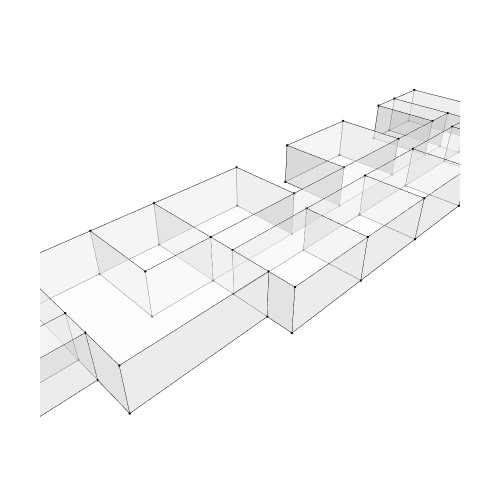

The cell this chart's notebook holds for it:
### Markdown cell above
## 5. Show the geometry

### Code cell
Topology.Show(cc,
              backgroundColor="white",
              width=500,
              height=500,
              renderer=renderer)

### Figure 1 — Plotly figure (JSON) as saved in the notebook; plotly's stock layout.template omitted (floating-point values rounded to 4 significant figures; data arrays with more than 128 entries replaced by an {"elided": "..."} marker saying what was removed)
{"data": [{"customdata": ["", "", "", "", "", "", "", "", "", "", "", "", "", "", "", "", "", "", "", "", "", "", "", "", "", "", "", "", "", "", "", "", "", "", "", "", "", "", "", "", "", "", "", "", "", "", "", "", "", "", "", "", "", "", "", "", "", "", "", "", "", "", "", "", "", "", "", "", "", "", "", "", "", "", "", "", "", "", "", "", "", "", "", "", "", "", "", "", "", ""], "hoverinfo": "text", "hovertemplate": ["Click ", "Click ", "Click ", "Click ", "Click ", "Click ", "Click ", "Click ", "Click ", "Click ", "Click ", "Click ", "Click ", "Click ", "Click ", "Click ", "Click ", "Click ", "Click ", "Click ", "Click ", "Click ", "Click ", "Click ", "Click ", "Click ", "Click ", "Click ", "Click ", "Click ", "Click ", "Click ", "Click ", "Click ", "Click ", "Click ", "Click ", "Click ", "Click ", "Click ", "Click ", "Click ", "Click ", "Click ", "Click ", "Click ", "Click ", "Click ", "Click ", "Click ", "Click ", "Click ", "Click ", "Click ", "Click ", "Click ", "Click ", "Click ", "Click ", "Click ", "Click ", "Click ", "Click ", "Click ", "Click ", "Click ", "Click ", "Click ", "Click ", "Click ", "Click ", "Click ", "Click ", "Click ", "Click ", "Click ", "Click ", "Click ", "Click ", "Click ", "Click ", "Click ", "Click ", "Click ", "Click ", "Click ", "Click ", "Click ", "Click ", "Click "], "hovertext": ["", "", "", "", "", "", "", "", "", "", "", "", "", "", "", "", "", "", "", "", "", "", "", "", "", "", "", "", "", "", "", "", "", "", "", "", "", "", "", "", "", "", "", "", "", "", "", "", "", "", "", "", "", "", "", "", "", "", "", "", "", "", "", "", "", "", "", "", "", "", "", "", "", "", "", "", "", "", "", "", "", "", "", "", "", "", "", "", "", ""], "legendgroup": "1", "legendrank": 1, "marker": {"color": ["#000000", "#000000", "#000000", "#000000", "#000000", "#000000", "#000000", "#000000", "#000000", "#000000", "#000000", "#000000", "#000000", "#000000", "#000000", "#000000", "#000000", "#000000", "#000000", "#000000", "#000000", "#000000", "#000000", "#000000", "#000000", "#000000", "#000000", "#000000", "#000000", "#000000", "#000000", "#000000", "#000000", "#000000", "#000000", "#000000", "#000000", "#000000", "#000000", "#000000", "#000000", "#000000", "#000000", "#000000", "#000000", "#000000", "#000000", "#000000", "#000000", "#000000", "#000000", "#000000", "#000000", "#000000", "#000000", "#000000", "#000000", "#000000", "#000000", "#000000", "#000000", "#000000", "#000000", "#000000", "#000000", "#000000", "#000000", "#000000", "#000000", "#000000", "#000000", "#000000", "#000000", "#000000", "#000000", "#000000", "#000000", "#000000", "#000000", "#000000", "#000000", "#000000", "#000000", "#000000", "#000000", "#000000", "#000000", "#000000", "#000000", "#000000"], "line": {"width": 0}, "opacity": 1, "size": [2.8, 2.8, 2.8, 2.8, 2.8, 2.8, 2.8, 2.8, 2.8, 2.8, 2.8, 2.8, 2.8, 2.8, 2.8, 2.8, 2.8, 2.8, 2.8, 2.8, 2.8, 2.8, 2.8, 2.8, 2.8, 2.8, 2.8, 2.8, 2.8, 2.8, 2.8, 2.8, 2.8, 2.8, 2.8, 2.8, 2.8, 2.8, 2.8, 2.8, 2.8, 2.8, 2.8, 2.8, 2.8, 2.8, 2.8, 2.8, 2.8, 2.8, 2.8, 2.8, 2.8, 2.8, 2.8, 2.8, 2.8, 2.8, 2.8, 2.8, 2.8, 2.8, 2.8, 2.8, 2.8, 2.8, 2.8, 2.8, 2.8, 2.8, 2.8, 2.8, 2.8, 2.8, 2.8, 2.8, 2.8, 2.8, 2.8, 2.8, 2.8, 2.8, 2.8, 2.8, 2.8, 2.8, 2.8, 2.8, 2.8, 2.8], "sizemode": "diameter", "symbol": "circle"}, "mode": "markers", "name": "1: Untitled (Vertices)", "showlegend": false, "text": ["", "", "", "", "", "", "", "", "", "", "", "", "", "", "", "", "", "", "", "", "", "", "", "", "", "", "", "", "", "", "", "", "", "", "", "", "", "", "", "", "", "", "", "", "", "", "", "", "", "", "", "", "", "", "", "", "", "", "", "", "", "", "", "", "", "", "", "", "", "", "", "", "", "", "", "", "", "", "", "", "", "", "", "", "", "", "", "", "", ""], "type": "scatter3d", "x": [30, 20, 30, 30, 25, 25, 20, 20, 20, 30, 20, 30, 30, 25, 25, 20, 20, 20, 30, 37, 37, 30, 37, 37, 44, 51, 58, 61, 61, 58, 52, 44, 38, 44, 51, 58, 61, 61, 58, 52, 44, 38, 30, 30, 12, 12, 12, 12, 8, 4, 4, 12, 8, 4, 4, 12, 44, 44, 51, 51, 58, 58, 65, 65, 65, 65, 65, 61, 65, 61, 58, 58, 52, 44, 52, 44, 38, 38, 8, 8, 4, 4, 0, 0, 0, 0, 4, 12, 4, 12], "y": [-3, -3, 0, 2, 2, 8, 8, 2, 0, -3, -3, 0, 2, 2, 8, 8, 2, 0, -5, -5, 0, -5, -5, 0, 0, 0, 0, 0, 2, 2, 2, 2, 2, 0, 0, 0, 0, 2, 2, 2, 2, 2, 8, 8, 8, 2, 8, 2, 2, 2, 0, 0, 2, 2, 0, 0, -5, -5, -5, -5, -5, -5, -5, 0, -5, 0, 8, 8, 8, 8, 8, 8, 8, 8, 8, 8, 8, 8, 8, 8, 8, 8, 8, 0, 8, 0, -6, -6, -6, -6], "z": [0, 0, 0, 0, 0, 0, 0, 0, 0, 3.5, 3.5, 3.5, 3.5, 3.5, 3.5, 3.5, 3.5, 3.5, 0, 0, 0, 3.5, 3.5, 3.5, 0, 0, 0, 0, 0, 0, 0, 0, 0, 3.5, 3.5, 3.5, 3.5, 3.5, 3.5, 3.5, 3.5, 3.5, 0, 3.5, 0, 0, 3.5, 3.5, 0, 0, 0, 0, 3.5, 3.5, 3.5, 3.5, 0, 3.5, 0, 3.5, 0, 3.5, 0, 0, 3.5, 3.5, 0, 0, 3.5, 3.5, 0, 3.5, 0, 0, 3.5, 3.5, 0, 3.5, 0, 3.5, 0, 3.5, 0, 0, 3.5, 3.5, 0, 0, 3.5, 3.5]}, {"hoverinfo": "text", "legendgroup": "2", "legendrank": 2, "line": {"color": "black", "dash": "solid", "width": 1}, "marker": {"size": 0}, "mode": "lines", "name": "1: Untitled (Edges)", "showlegend": false, "text": "", "type": "scatter3d", "x": {"elided": "507 int values"}, "y": {"elided": "507 int values"}, "z": {"elided": "507 float values"}}, {"cmax": 1, "cmin": 0, "color": "#FAFAFA", "colorscale": [[0, "#440154"], [0.1111, "#482878"], [0.2222, "#3e4989"], [0.3333, "#31688e"], [0.4444, "#26828e"], [0.5556, "#1f9e89"], [0.6667, "#35b779"], [0.7778, "#6ece58"], [0.8889, "#b5de2b"], [1, "#fde725"]], "flatshading": true, "hoverinfo": "text", "hovertext": "", "i": {"elided": "236 int values"}, "j": {"elided": "236 int values"}, "k": {"elided": "236 int values"}, "legendgroup": "3", "legendrank": 3, "lighting": {"facenormalsepsilon": 0}, "name": "1: Untitled (Faces)", "opacity": 0.5, "showlegend": false, "showscale": false, "text": "", "type": "mesh3d", "x": [25, 30, 20, 30, 30, 20, 20, 20, 25, 30, 20, 30, 30, 25, 25, 20, 20, 20, 37, 37, 30, 30, 37, 37, 58, 61, 61, 58, 52, 51, 44, 44, 38, 44, 51, 58, 61, 61, 58, 52, 44, 38, 30, 30, 12, 12, 12, 12, 12, 8, 4, 4, 8, 4, 4, 12, 44, 44, 51, 51, 58, 58, 65, 65, 65, 65, 65, 61, 65, 61, 58, 58, 44, 52, 52, 44, 38, 38, 8, 8, 4, 4, 0, 0, 0, 0, 12, 4, 4, 12], "y": [2, -3, -3, 2, 0, 0, 2, 8, 8, -3, -3, 0, 2, 2, 8, 8, 2, 0, 0, -5, -5, -5, -5, 0, 2, 2, 0, 0, 2, 0, 2, 0, 2, 0, 0, 0, 0, 2, 2, 2, 2, 2, 8, 8, 8, 2, 8, 2, 0, 2, 0, 2, 2, 2, 0, 0, -5, -5, -5, -5, -5, -5, -5, 0, -5, 0, 8, 8, 8, 8, 8, 8, 8, 8, 8, 8, 8, 8, 8, 8, 8, 8, 0, 8, 8, 0, -6, -6, -6, -6], "z": [0, 0, 0, 0, 0, 0, 0, 0, 0, 3.5, 3.5, 3.5, 3.5, 3.5, 3.5, 3.5, 3.5, 3.5, 0, 0, 0, 3.5, 3.5, 3.5, 0, 0, 0, 0, 0, 0, 0, 0, 0, 3.5, 3.5, 3.5, 3.5, 3.5, 3.5, 3.5, 3.5, 3.5, 0, 3.5, 0, 0, 3.5, 3.5, 0, 0, 0, 0, 3.5, 3.5, 3.5, 3.5, 0, 3.5, 0, 3.5, 0, 3.5, 0, 0, 3.5, 3.5, 0, 0, 3.5, 3.5, 0, 3.5, 0, 0, 3.5, 3.5, 0, 3.5, 0, 3.5, 0, 3.5, 0, 0, 3.5, 3.5, 0, 0, 3.5, 3.5]}], "layout": {"autosize": true, "height": 500, "margin": {"b": 40, "l": 40, "r": 40, "t": 40}, "paper_bgcolor": "#FFFFFF", "plot_bgcolor": "#FFFFFF", "scene": {"aspectmode": "data", "camera": {"center": {"x": 0, "y": 0, "z": 0}, "eye": {"x": -1.25, "y": -1.25, "z": 1.25}, "projection": {"type": "perspective"}, "up": {"x": 0, "y": 0, "z": 1}}, "xaxis": {"visible": false}, "yaxis": {"visible": false}, "zaxis": {"visible": false}}, "showlegend": true, "width": 500, "xaxis": {"showgrid": false, "visible": false, "zeroline": false}, "yaxis": {"showgrid": false, "visible": false, "zeroline": false}}}
